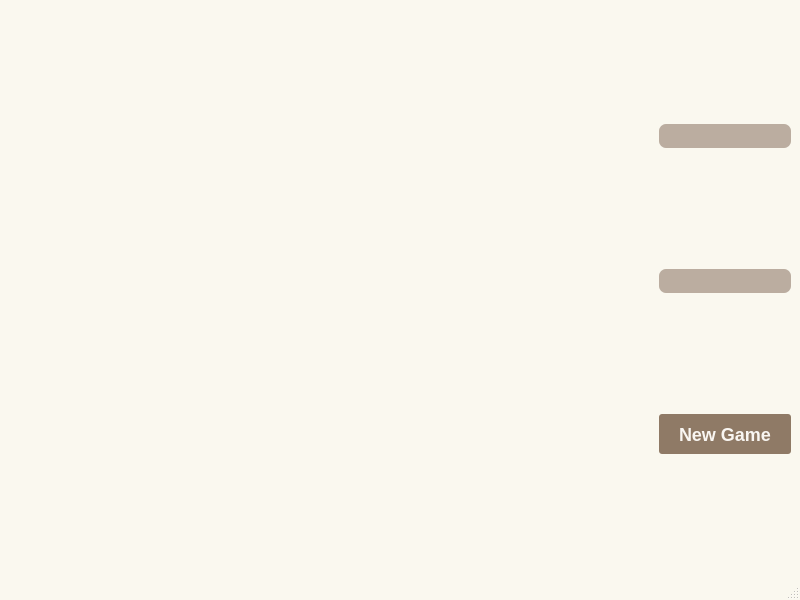
<?xml version="1.0" encoding="UTF-8"?>
<ui version="4.0">
 <class>WindowKlotski</class>
 <widget class="QMainWindow" name="WindowKlotski">
  <property name="geometry">
   <rect>
    <x>0</x>
    <y>0</y>
    <width>800</width>
    <height>600</height>
   </rect>
  </property>
  <property name="focusPolicy">
   <enum>Qt::StrongFocus</enum>
  </property>
  <property name="windowTitle">
   <string>Klotski</string>
  </property>
  <property name="styleSheet">
   <string notr="true">QMainWindow
{
    background: #faf8ef;
}

QWidget#widgetGrid
{
    background: #bbada0;
}

QLabel#labelTime, QLabel#labelScore
{
    font-family: &quot;Monaco&quot;;
    background: #bbada0;
    border-radius: 7px;
    padding-top: 10px;
    padding-left: 20px;
    padding-right: 20px;
}

QPushButton#pushButton
{
    font-family: &quot;Menlo&quot;;
    font-size: 18px;
    font-weight: bold;
    background: #8f7a66;
    border-radius: 3px;
    padding: 0 20px;
    text-decoration: none;
    color: #f9f6f2;
    height: 40px;
    line-height: 42px;
    text-align: center;
}

QPushButton#pushButton:hover
{
    /*背景颜色*/  
    background-color:rgb(44 , 137 , 255);
}

QPushButton#pushButton:pressed
{
    background-color:rgb(14 , 135 , 228);
    padding-left:3px;
    padding-top:3px;
}
</string>
  </property>
  <widget class="QWidget" name="centralwidget">
   <layout class="QHBoxLayout" name="horizontalLayout">
    <item>
     <widget class="QWidget" name="widgetGridFrame" native="true">
      <property name="sizePolicy">
       <sizepolicy hsizetype="Expanding" vsizetype="Expanding">
        <horstretch>0</horstretch>
        <verstretch>0</verstretch>
       </sizepolicy>
      </property>
      <property name="minimumSize">
       <size>
        <width>500</width>
        <height>500</height>
       </size>
      </property>
      <layout class="QGridLayout" name="gridLayout">
       <item row="0" column="0">
        <widget class="QWidget" name="widgetGrid" native="true">
         <property name="sizePolicy">
          <sizepolicy hsizetype="Fixed" vsizetype="Fixed">
           <horstretch>0</horstretch>
           <verstretch>0</verstretch>
          </sizepolicy>
         </property>
        </widget>
       </item>
      </layout>
     </widget>
    </item>
    <item>
     <layout class="QVBoxLayout" name="verticalLayout">
      <item>
       <widget class="QLabel" name="labelScore">
        <property name="sizePolicy">
         <sizepolicy hsizetype="Minimum" vsizetype="Fixed">
          <horstretch>0</horstretch>
          <verstretch>0</verstretch>
         </sizepolicy>
        </property>
        <property name="text">
         <string/>
        </property>
        <property name="alignment">
         <set>Qt::AlignCenter</set>
        </property>
       </widget>
      </item>
      <item>
       <widget class="QLabel" name="labelTime">
        <property name="sizePolicy">
         <sizepolicy hsizetype="Minimum" vsizetype="Fixed">
          <horstretch>0</horstretch>
          <verstretch>0</verstretch>
         </sizepolicy>
        </property>
        <property name="text">
         <string/>
        </property>
        <property name="alignment">
         <set>Qt::AlignCenter</set>
        </property>
       </widget>
      </item>
      <item>
       <widget class="QPushButton" name="pushButton">
        <property name="text">
         <string>New Game</string>
        </property>
       </widget>
      </item>
     </layout>
    </item>
   </layout>
  </widget>
  <widget class="QMenuBar" name="menubar">
   <property name="geometry">
    <rect>
     <x>0</x>
     <y>0</y>
     <width>800</width>
     <height>24</height>
    </rect>
   </property>
  </widget>
  <widget class="QStatusBar" name="statusbar"/>
 </widget>
 <resources/>
 <connections/>
</ui>
